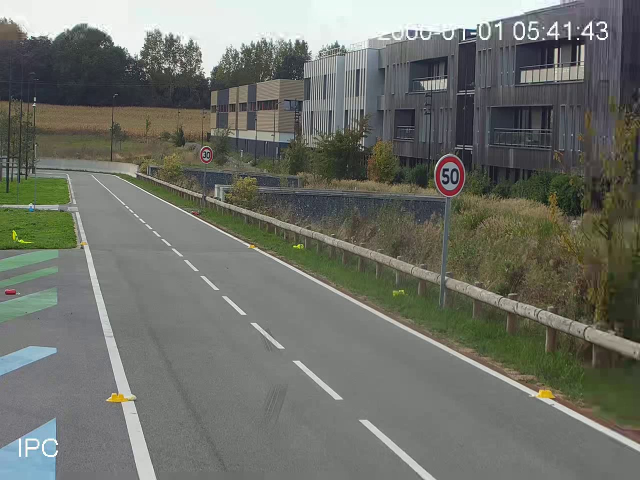
#> input picture LinesHomography/image_hold3.jpg, 1280 x 960 px (shown at 1/2 size)
$ python Main_SVDPoints.py
#> lines starting #> are read from the running program, lines starting #| are printed output that depends on the picture
# -*- coding: utf-8 -*-
"""
Created on Fri May 24 14:27:24 2024

@author: jpila
"""

import cv2 as cv
import numpy as np

#############Code to compare our DLT implementation for Homography Trasformation
#############And OpenCV findHomography function


objL = np.float32([[0,0,0],[280, 0,0],[0, 225,0],[280, 225,0], [0, 373,0],[280,373,0],[0,495,0],[280, 495,0]])
imgL = np.float32([[154, 420,0],[365, 419,0],[171,488,0], [501, 491,0], [194, 583,0], [675, 583,0], [254, 797,0], [1081, 797,0]])


# objL = np.float32([[0,0,0],[73.6,0,0],[0,117.4,0],[73.6,117.4,0]]) #1- 9

# objL = objL*4

# imgL = np.float32([[364,29,0],[123,61,0],[533,337,0],[116,416,0]])#1- 9

def getLPrime(T, Lines):

    Lprimes = []

    #Pour toute les lignes appliquer (produit matriciel avec ) la matrice T
    for i in range(0, Lines.shape[0]):
        Lprimes.append( T @ Lines[i, :].reshape((3,1)) )

    return np.array(Lprimes)


def getApoints(objL, imgL):
    # Get Known matrix A of our homography  Linear equation  calculus A.h = 0
    A_matrix = []
    for i in range (objL.shape[0]):
        Xd = objL[i][0][0]
        Yd = objL[i][1][0]

        Xs = imgL[i][0][0]
        Ys = imgL[i][1][0]

        A_matrix.append([Xs, Ys, 1, 0, 0, 0, -Xd*Xs, -Xd*Ys, -Xd])
        A_matrix.append([0, 0, 0, Xs, Ys, 1, -Yd*Xs, -Yd*Ys, -Yd])


   # print('A_Matrix = ', A_matrix)
    A_matrix = np.float32(A_matrix)

    return A_matrix

#SVD with points

#i make an artificial array just to put our arrays in the required format for the geApoints() Method
Tid = np.array([[1,0,0],
            [0,1,0],
            [0,0,1]
            ])
Tobjpp = getLPrime(Tid, objL)
Timgpp = getLPrime(Tid, imgL)

Ap = getApoints(Tobjpp, Timgpp)

Up,Sp,Vp = np.linalg.svd(Ap)
hp = Vp[-1]
HpPrime = hp.reshape((3,3))

cvH, _ = cv.findHomography(imgL,objL)

########Results
### Remark: Image savings are commented
#img1 = cv.imread('Test.jpg') "LinesHomography/image_hold3.jpg"

img1 = cv.imread('image_hold3.jpg')
#> img1 is the input picture: shape (960, 1280, 3); mean B, G, R 104.8, 112.4, 109.9

cvtImg = cv.warpPerspective(img1, cvH, (img1.shape[1],img1.shape[0]))
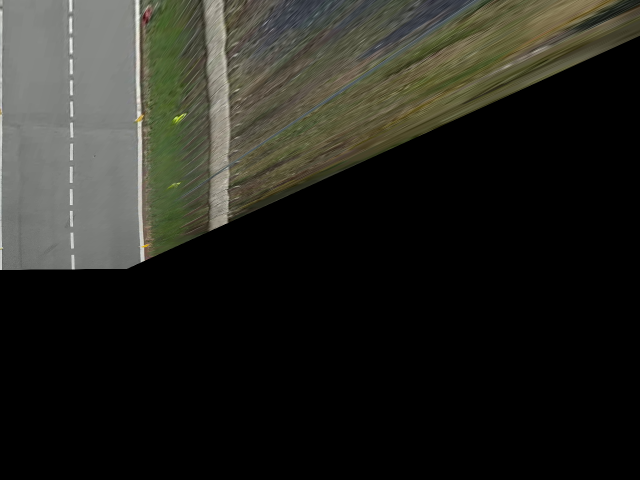
#> cvtImg: shape (960, 1280, 3) (shown at 1/2 size); mean B, G, R 32.1, 37.8, 37.7
tImg = cv.warpPerspective(img1, HpPrime, (img1.shape[1],img1.shape[0]))
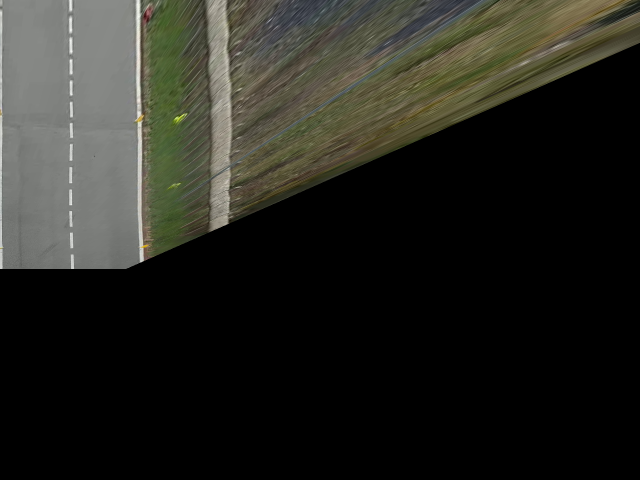
#> tImg: shape (960, 1280, 3) (shown at 1/2 size); mean B, G, R 32.5, 38.4, 38.3

cv.imshow('Case Study', img1)
cv.waitKey(0)
cv.destroyAllWindows()

cv.imshow('Transformation', tImg)
cv.waitKey(0)
cv.destroyAllWindows()
# cv.imwrite('ForCanvaDLT.jpg', tImg)

cv.imshow('Transformation OpenCV', cvtImg)
cv.waitKey(0)
cv.destroyAllWindows()
# cv.imwrite('ForCanvaH.jpg', tImg)

toShow = np.concatenate((tImg, cvtImg), axis=1)
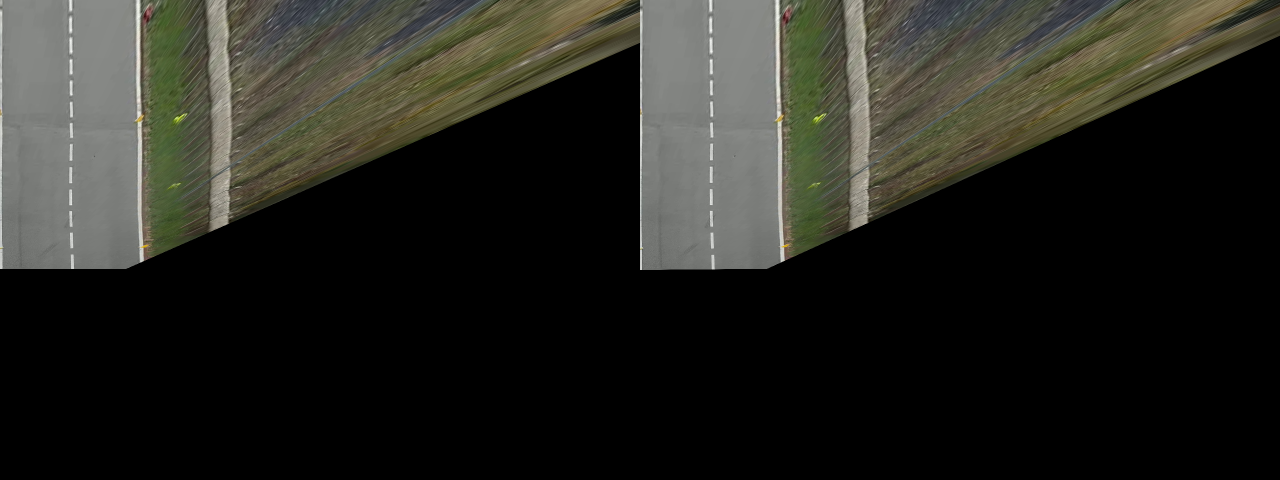
#> toShow: shape (960, 2560, 3) (shown at 1/2 size); mean B, G, R 32.3, 38.1, 38
# toShow = np.concatenate((toShow, cvtImg), axis=1)
cv.imshow('Comparation', toShow)
cv.waitKey(0)
cv.destroyAllWindows()

$ run again, with LinesHomography/Test.jpg copied over LinesHomography/image_hold3.jpg
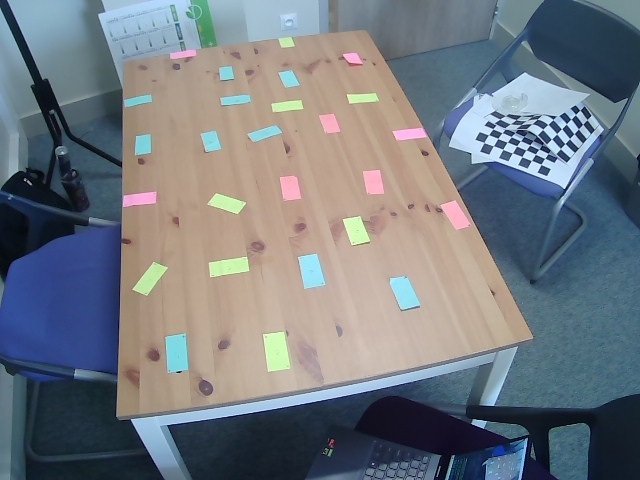
#> input picture LinesHomography/Test.jpg, 640 x 480 px
#> img1 is the input picture: shape (480, 640, 3); mean B, G, R 128.2, 121.1, 115
#> `cvtImg = cv.warpPerspective(img1, cvH, (img1.shape[1],img1.shape[0]))`:
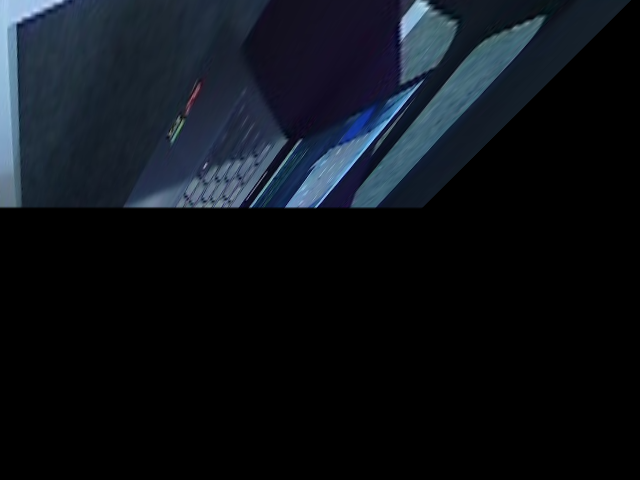
#> cvtImg: shape (480, 640, 3); mean B, G, R 24.5, 18, 13.4
#> `toShow = np.concatenate((tImg, cvtImg), axis=1)`:
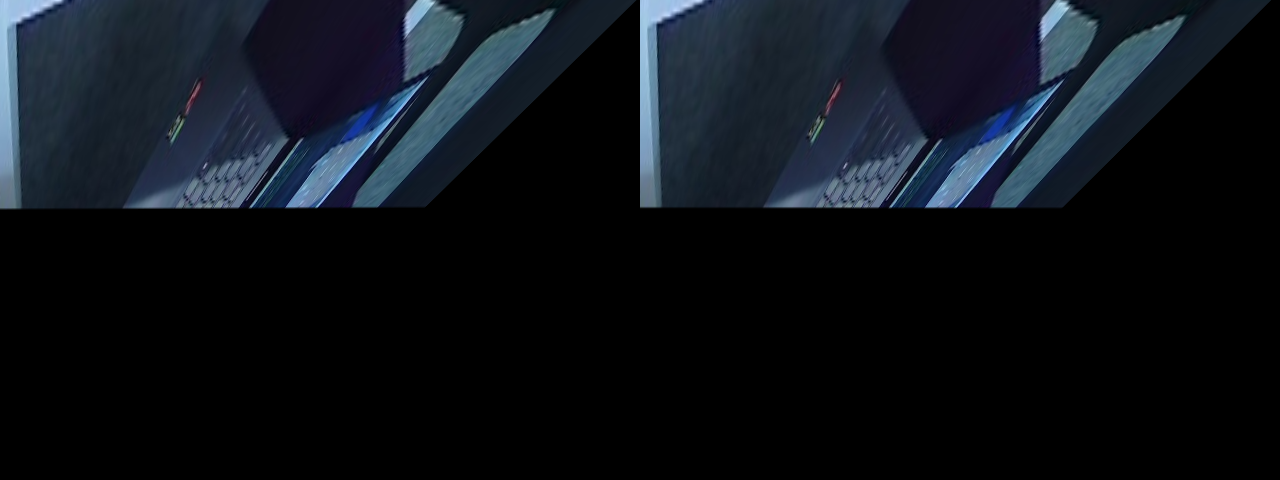
#> toShow: shape (480, 1280, 3); mean B, G, R 24.6, 18.1, 13.4
